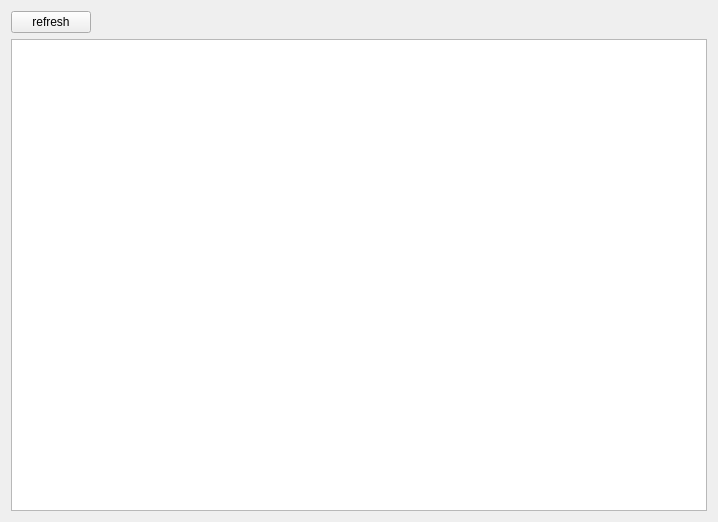
<?xml version="1.0" encoding="UTF-8"?>
<ui version="4.0">
 <class>HistoryContractForm</class>
 <widget class="QWidget" name="HistoryContractForm">
  <property name="geometry">
   <rect>
    <x>0</x>
    <y>0</y>
    <width>718</width>
    <height>522</height>
   </rect>
  </property>
  <property name="windowTitle">
   <string>Form</string>
  </property>
  <layout class="QVBoxLayout" name="verticalLayout">
   <item>
    <layout class="QHBoxLayout" name="horizontalLayout">
     <item>
      <widget class="QPushButton" name="refreshButton">
       <property name="text">
        <string>refresh</string>
       </property>
      </widget>
     </item>
     <item>
      <spacer name="horizontalSpacer">
       <property name="orientation">
        <enum>Qt::Horizontal</enum>
       </property>
       <property name="sizeHint" stdset="0">
        <size>
         <width>40</width>
         <height>20</height>
        </size>
       </property>
      </spacer>
     </item>
    </layout>
   </item>
   <item>
    <widget class="QTableWidget" name="tableWidget"/>
   </item>
  </layout>
 </widget>
 <resources/>
 <connections/>
</ui>
